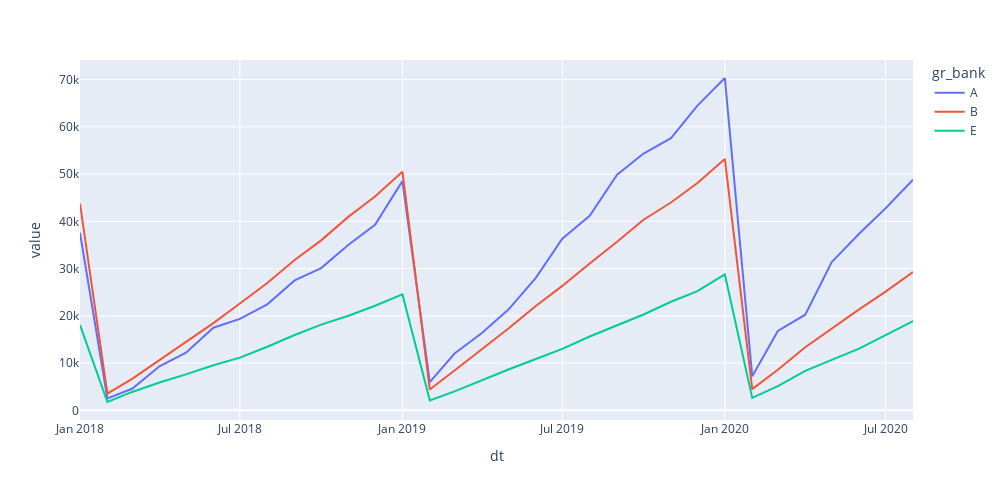

Notebook source saved alongside this figure:
### Code cell
fig_1 = px.line(df, x='dt', y='value',color='gr_bank', height=500,width=1000)
fig_1
